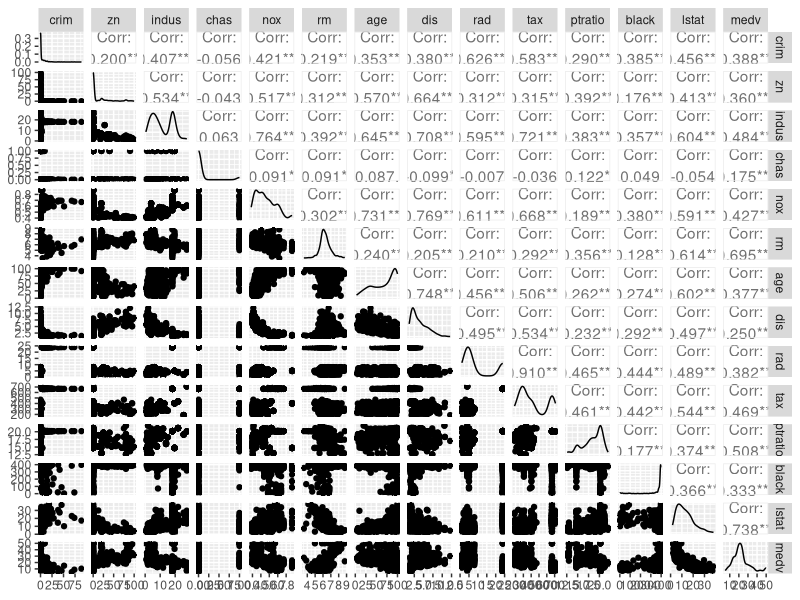
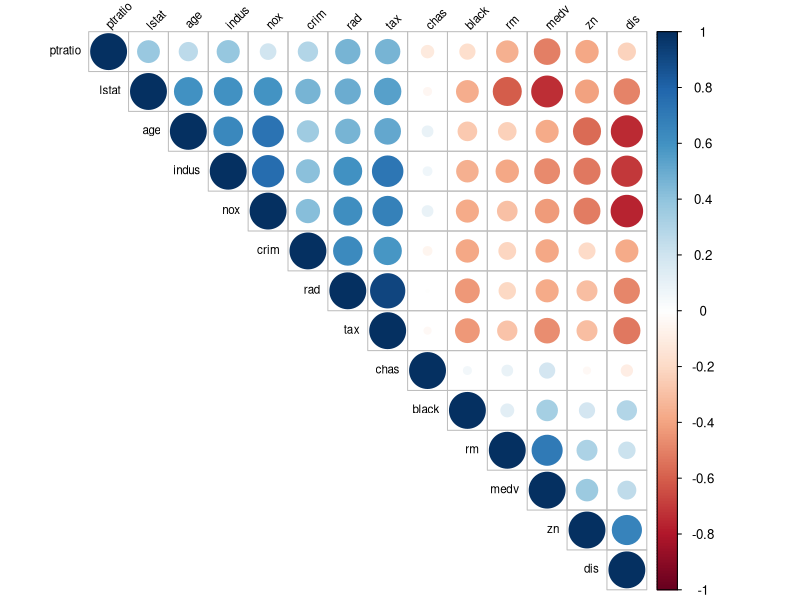
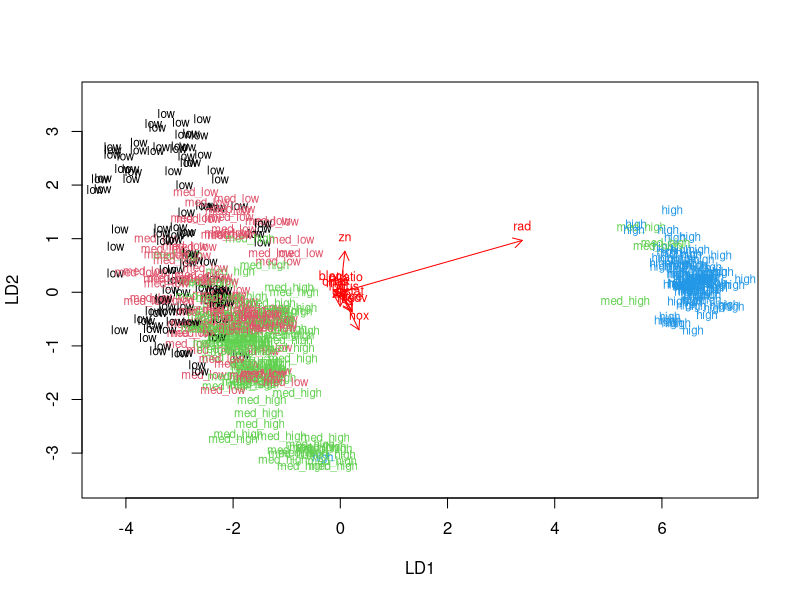
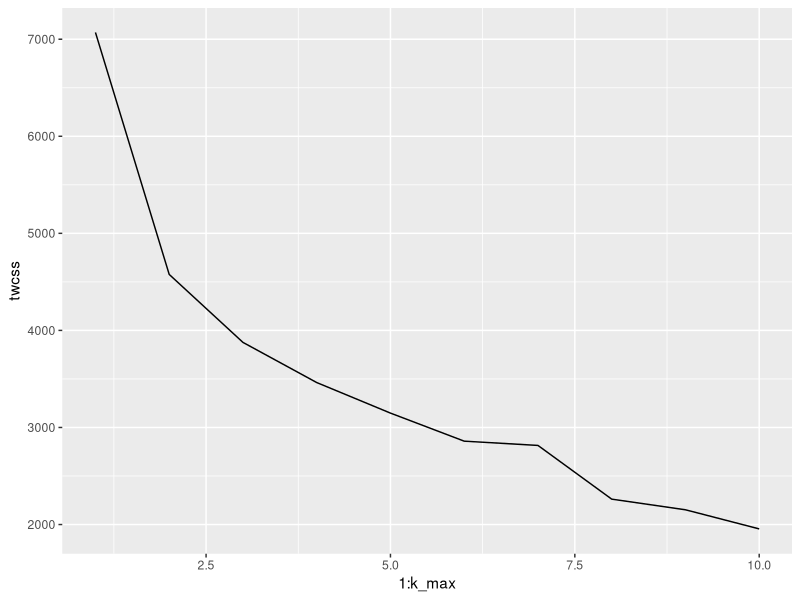
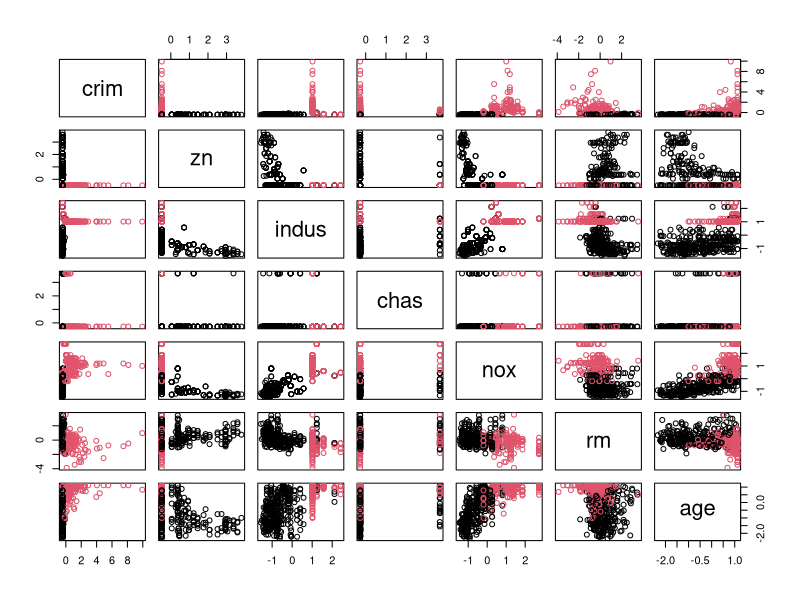
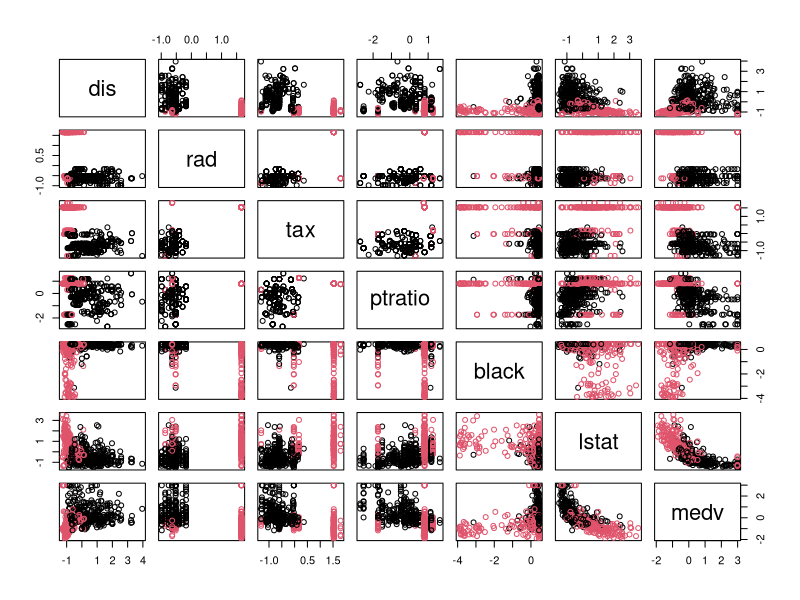

Reproduce these figures in R, in order. (Note: this script raises an error after producing the figures.)
## ---- chunk 1
library(MASS)
library(tidyr)
library(ggplot2)
library(corrplot)
library(dplyr)
library(GGally)
data("Boston")
## ---- chunk 2
str(Boston)

## ---- chunk 3
dim(Boston)
## ---- chunk 4
# draw a bar plot of each variable
ggpairs(Boston)
## ---- chunk 5
# calculate the correlation matrix and round it
cor_matrix<-cor(Boston) %>% round(2)

# visualize the correlation matrix
corrplot(cor_matrix, order = "hclust", addrect = 2, type = "upper",tl.col = "black", tl.srt = 45, tl.cex = 0.7)
## ---- chunk 6
summary(Boston)
## ---- chunk 7
#4
# center and standardize variables
boston_scaled <- scale(Boston)

# summaries of the scaled variables
summary(boston_scaled)

# change the object to data frame
boston_scaled <- as.data.frame(boston_scaled)
## ---- chunk 8
#4
# create a quantile vector of crim
bins <- quantile(boston_scaled$crim)

# create a categorical variable 'crime'
crime <- cut(boston_scaled$crim, breaks = bins, include.lowest = TRUE, labels = c("low", "med_low", "med_high", "high"))

# remove original crim from the dataset
boston_scaled <- dplyr::select(boston_scaled, -crim)

# add the new categorical value to scaled data
boston_scaled <- data.frame(boston_scaled, crime)
## ---- chunk 9
# number of rows in the Boston dataset 
n <- nrow(boston_scaled)

# choose randomly 80% of the rows
ind <- sample(n,  size = n * 0.8)

# create train set
train <- boston_scaled[ind,]

# create test set 
test <- boston_scaled[-ind,]


## ---- chunk 10
# 5
# linear discriminant analysis
lda.fit <- lda(crime ~ . , data = train)

# print the lda.fit object
lda.fit

# the function for lda biplot arrows
lda.arrows <- function(x, myscale = 1, arrow_heads = 0.1, color = "red", tex = 0.75, choices = c(1,2)){
  heads <- coef(x)
  arrows(x0 = 0, y0 = 0, 
         x1 = myscale * heads[,choices[1]], 
         y1 = myscale * heads[,choices[2]], col=color, length = arrow_heads)
  text(myscale * heads[,choices], labels = row.names(heads), 
       cex = tex, col=color, pos=3)
}

# target classes as numeric
classes <- as.numeric(train$crime)

# plot the lda results
plot(lda.fit, dimen=2, col=classes, pch=classes)
lda.arrows(lda.fit,myscale=1)
## ---- chunk 11
#6
# save the correct classes from test data
correct_classes <- test$crime

# remove the crime variable from test data
test <- dplyr::select(test, -crime)

# predict classes with test data
lda.pred <- predict(lda.fit, newdata = test)

# cross tabulate the results
table(correct = correct_classes , predicted = lda.pred$class)
## ---- chunk 12
#7
library(MASS)
data('Boston')

# center and standardize variables
boston_scaled <- scale(Boston)
# euclidean distance matrix
dist_eu <- dist(boston_scaled)

set.seed(123)

# determine the number of clusters
k_max <- 10

# calculate the total within sum of squares
twcss <- sapply(1:k_max, function(k){kmeans(boston_scaled, k)$tot.withinss})

# visualize the results
qplot(x = 1:k_max, y = twcss, geom = 'line')

## ---- chunk 13

# k-means clustering
km <-kmeans(boston_scaled, centers = 2)

# plot the Boston dataset with clusters
pairs(boston_scaled[,0:7], col = km$cluster)
# plot the Boston dataset with clusters
pairs(boston_scaled[,8:14], col = km$cluster)
## ---- chunk 14
boston_scaled <- as.data.frame(boston_scaled)

km <-kmeans(boston_scaled, centers = 3)
model <- lda(km$cluster~ ., data = boston_scaled)

# the function for lda biplot arrows
lda.arrows <- function(x, myscale = 1, arrow_heads = 0.1, color = "blue", tex = 0.7, choices = c(1,2)){
  heads <- coef(x)
  arrows(x0 = 0, y0 = 0, 
         x1 = myscale * heads[,choices[1]], 
         y1 = myscale * heads[,choices[2]], col=color, length = arrow_heads)
  text(myscale * heads[,choices], labels = row.names(heads), 
       cex = tex, col=color, pos=3)
}


# plot the lda results
plot(model, dimen=3, col=km$cluster, pch=km$cluster)
lda.arrows(model,myscale=1)
## ---- chunk 15
# look at the summary of the distances
summary(dist_eu)
## ---- chunk 16

